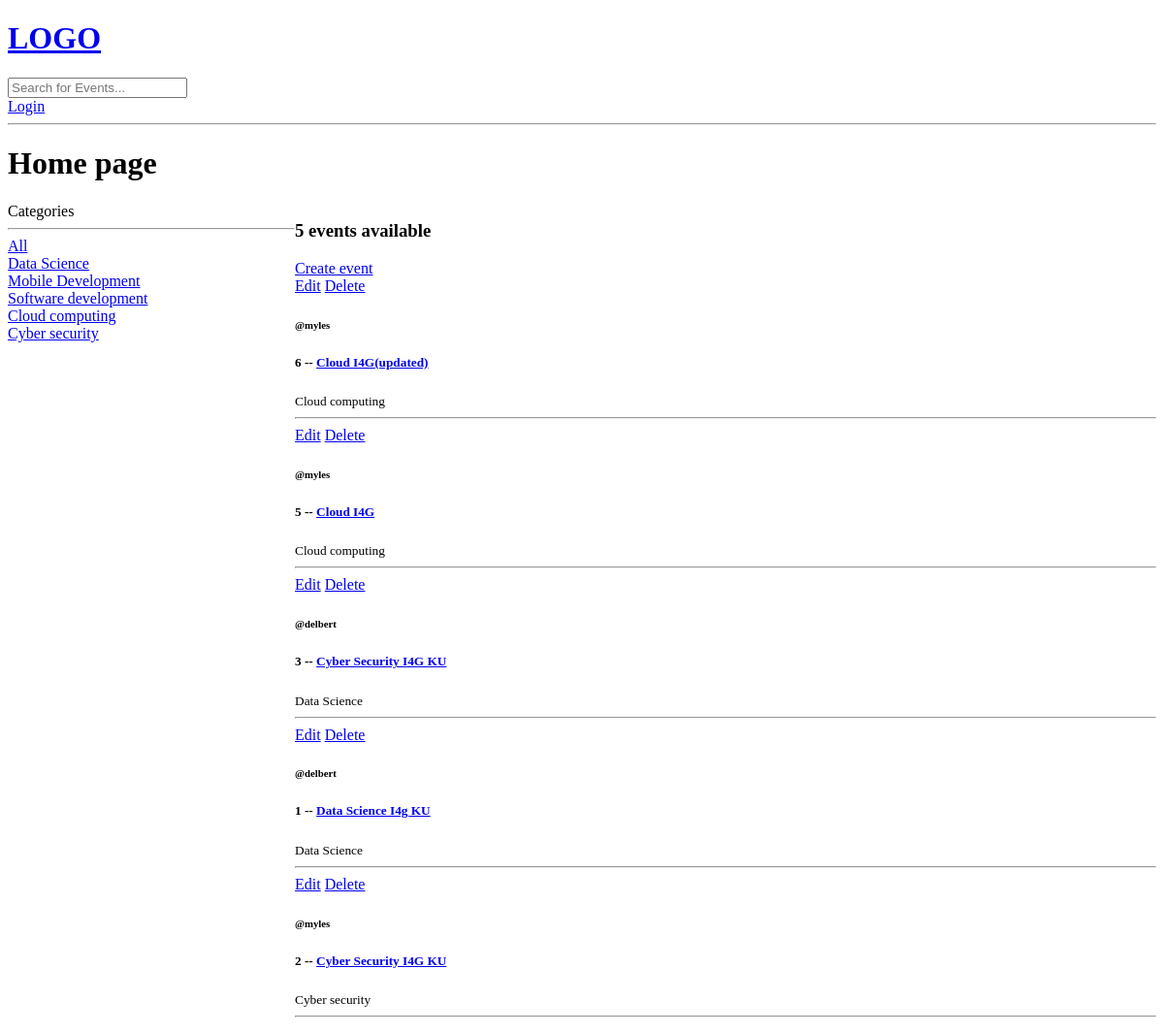
/, run on an earlier commit of the app's database.
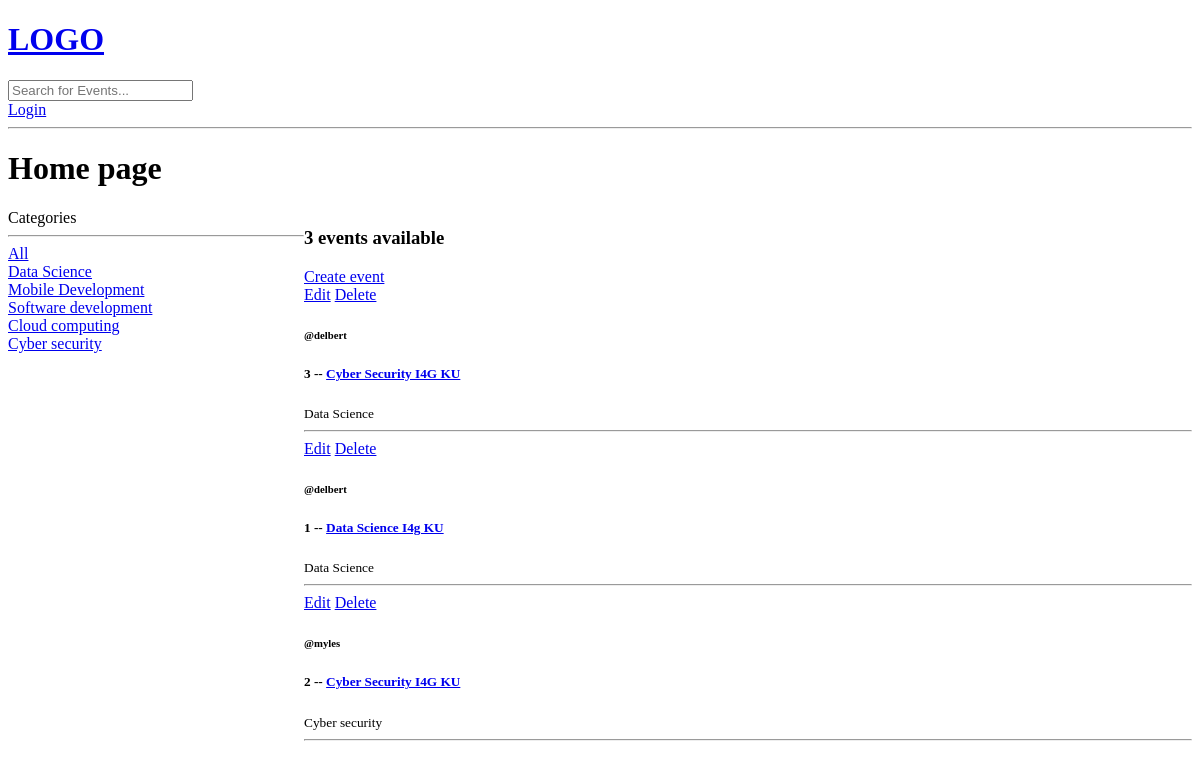
And on a later commit of the database.
### base/models.py (models this page shows, shortened)
class Topic(models.Model):
    name = models.CharField(max_length=100)

class Event(models.Model):
    host = models.ForeignKey(User, on_delete=models.SET_NULL, null=True)
    topic = models.ForeignKey(Topic, on_delete=models.SET_NULL, null=True)
    name = models.CharField(max_length=50)
    description = models.TextField(null=True, blank=True)
    updated = models.DateTimeField(auto_now=True)
    created = models.DateTimeField(auto_now_add=True)
    class Meta:
        ordering = ['-updated', '-created']

### base/views.py (the view)
# urls.py: path('', views.home, name="home"),
def home(request):
    events = Event.objects.all()
    topics = Topic.objects.all()
    q = request.GET.get('q') if request.GET.get('q') != None else '' #variable to query
    events = Event.objects.filter(Q(topic__name__icontains=q) | Q(name__icontains=q) | Q(host__username__icontains=q)) #Filters the events according to the topic name
    event_count = events.count()
    context = {'events': events, 'topics':topics, 'event_count':event_count}
    return render(request, 'base/home.html',context)

### base/templates/base/home.html (shortened to what this page needs)
{% extends 'main.html'  %}
{% block content  %}
<h1>Home page</h1>
<div class="home-container">
    <div>
        Categories
        <hr>
        <div>
            <a href="{% url 'home'%}">All</a>
        </div>
        {% for topic in topics%}
            <div>
                <a href="{% url 'home'%}?q={{topic.name}}">{{topic.name}}</a>
            </div>
        {% endfor %}
    </div>
    <div>
        <h3> {{event_count}} events available</h3>
        <a href="{% url 'create-event' %}">Create event</a>
    {% for event in events %}
    <div>
        <a href="{% url 'update-event' event.id%}">Edit</a>
        <a href="{% url 'delete-event' event.id %}">Delete</a>
        <h6>@{{event.host.username}}</h6>
        <h5> {{event.id}} -- <a href="{% url 'event' event.id %}"> {{event.name}}</a></h5>
        <small>{{event.topic.name}}</small>
        <hr>
    </div>
    {% endfor %}
    </div>
</div>
{%  endblock %}

What changed in the data, as far as the page shows it:
removed Event: host.username "myles", id "6", name "Cloud I4G(updated)", topic.name "Cloud computing"
removed Event: host.username "myles", id "5", name "Cloud I4G", topic.name "Cloud computing"
Also different on the page:
{{ event_count }}: "5" → "3"
